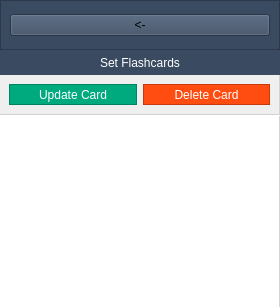
               <widget class="QFrame" name="frame_48">
                <property name="minimumSize">
                 <size>
                  <width>280</width>
                  <height>0</height>
                 </size>
                </property>
                <property name="maximumSize">
                 <size>
                  <width>280</width>
                  <height>16777215</height>
                 </size>
                </property>
                <property name="frameShape">
                 <enum>QFrame::NoFrame</enum>
                </property>
                <property name="frameShadow">
                 <enum>QFrame::Plain</enum>
                </property>
                <layout class="QVBoxLayout" name="verticalLayout_73">
                 <property name="spacing">
                  <number>0</number>
                 </property>
                 <property name="leftMargin">
                  <number>0</number>
                 </property>
                 <property name="topMargin">
                  <number>0</number>
                 </property>
                 <property name="rightMargin">
                  <number>0</number>
                 </property>
                 <property name="bottomMargin">
                  <number>0</number>
                 </property>
                 <item>
                  <widget class="QFrame" name="frame_49">
                   <property name="minimumSize">
                    <size>
                     <width>0</width>
                     <height>50</height>
                    </size>
                   </property>
                   <property name="styleSheet">
                    <string notr="true">background-color: rgb(58, 74, 97);</string>
                   </property>
                   <property name="frameShape">
                    <enum>QFrame::StyledPanel</enum>
                   </property>
                   <property name="frameShadow">
                    <enum>QFrame::Raised</enum>
                   </property>
                   <layout class="QVBoxLayout" name="verticalLayout_83">
                    <item>
                     <widget class="QPushButton" name="exit_edit_ex_page_button">
                      <property name="cursor">
                       <cursorShape>PointingHandCursor</cursorShape>
                      </property>
                      <property name="text">
                       <string>&lt;-</string>
                      </property>
                     </widget>
                    </item>
                   </layout>
                  </widget>
                 </item>
                 <item>
                  <widget class="QLabel" name="saved_images_header_label_2">
                   <property name="minimumSize">
                    <size>
                     <width>0</width>
                     <height>25</height>
                    </size>
                   </property>
                   <property name="styleSheet">
                    <string notr="true">background-color: rgb(58, 74, 97);
color: rgb(255, 255, 255);</string>
                   </property>
                   <property name="frameShape">
                    <enum>QFrame::NoFrame</enum>
                   </property>
                   <property name="lineWidth">
                    <number>0</number>
                   </property>
                   <property name="text">
                    <string>Set Flashcards</string>
                   </property>
                   <property name="alignment">
                    <set>Qt::AlignCenter</set>
                   </property>
                  </widget>
                 </item>
                 <item>
                  <widget class="QFrame" name="frame_42">
                   <property name="minimumSize">
                    <size>
                     <width>0</width>
                     <height>40</height>
                    </size>
                   </property>
                   <property name="maximumSize">
                    <size>
                     <width>16777215</width>
                     <height>40</height>
                    </size>
                   </property>
                   <property name="styleSheet">
                    <string notr="true">QFrame#frame_42 {
border: solid lightgray;
border-width: 0px 1px 1px 0px;
}
</string>
                   </property>
                   <property name="frameShape">
                    <enum>QFrame::NoFrame</enum>
                   </property>
                   <property name="frameShadow">
                    <enum>QFrame::Plain</enum>
                   </property>
                   <layout class="QHBoxLayout" name="horizontalLayout_44">
                    <item>
                     <widget class="QFrame" name="update_card_frame">
                      <property name="styleSheet">
                       <string notr="true">background-color: rgb(0, 170, 127);</string>
                      </property>
                      <property name="frameShape">
                       <enum>QFrame::StyledPanel</enum>
                      </property>
                      <property name="frameShadow">
                       <enum>QFrame::Raised</enum>
                      </property>
                      <layout class="QVBoxLayout" name="verticalLayout_84">
                       <property name="spacing">
                        <number>0</number>
                       </property>
                       <property name="leftMargin">
                        <number>0</number>
                       </property>
                       <property name="topMargin">
                        <number>0</number>
                       </property>
                       <property name="rightMargin">
                        <number>0</number>
                       </property>
                       <property name="bottomMargin">
                        <number>0</number>
                       </property>
                       <item>
                        <widget class="QPushButton" name="update_card_button">
                         <property name="minimumSize">
                          <size>
                           <width>0</width>
                           <height>0</height>
                          </size>
                         </property>
                         <property name="cursor">
                          <cursorShape>PointingHandCursor</cursorShape>
                         </property>
                         <property name="styleSheet">
                          <string notr="true">color: white</string>
                         </property>
                         <property name="text">
                          <string>Update Card</string>
                         </property>
                         <property name="flat">
                          <bool>true</bool>
                         </property>
                        </widget>
                       </item>
                      </layout>
                     </widget>
                    </item>
                    <item>
                     <widget class="QFrame" name="delete_card_frame">
                      <property name="styleSheet">
                       <string notr="true">background-color: rgb(255, 76, 17);</string>
                      </property>
                      <property name="frameShape">
                       <enum>QFrame::StyledPanel</enum>
                      </property>
                      <property name="frameShadow">
                       <enum>QFrame::Raised</enum>
                      </property>
                      <layout class="QVBoxLayout" name="verticalLayout_86">
                       <property name="spacing">
                        <number>0</number>
                       </property>
                       <property name="leftMargin">
                        <number>0</number>
                       </property>
                       <property name="topMargin">
                        <number>0</number>
                       </property>
                       <property name="rightMargin">
                        <number>0</number>
                       </property>
                       <property name="bottomMargin">
                        <number>0</number>
                       </property>
                       <item>
                        <widget class="QPushButton" name="delete_card_button">
                         <property name="minimumSize">
                          <size>
                           <width>0</width>
                           <height>0</height>
                          </size>
                         </property>
                         <property name="cursor">
                          <cursorShape>PointingHandCursor</cursorShape>
                         </property>
                         <property name="styleSheet">
                          <string notr="true">color: white</string>
                         </property>
                         <property name="text">
                          <string>Delete Card</string>
                         </property>
                         <property name="flat">
                          <bool>true</bool>
                         </property>
                        </widget>
                       </item>
                      </layout>
                     </widget>
                    </item>
                   </layout>
                  </widget>
                 </item>
                 <item>
                  <widget class="QListWidget" name="set_flashcards_listwidget">
                   <property name="styleSheet">
                    <string notr="true">QListWidget#set_flashcards_listwidget{
border: 1px solid;
border-right-color: lightgray;
border-left-color: white;
border-bottom-color: white;
border-top-color: white;
}</string>
                   </property>
                   <property name="frameShape">
                    <enum>QFrame::NoFrame</enum>
                   </property>
                   <property name="frameShadow">
                    <enum>QFrame::Plain</enum>
                   </property>
                   <property name="lineWidth">
                    <number>1</number>
                   </property>
                  </widget>
                 </item>
                </layout>
               </widget>
